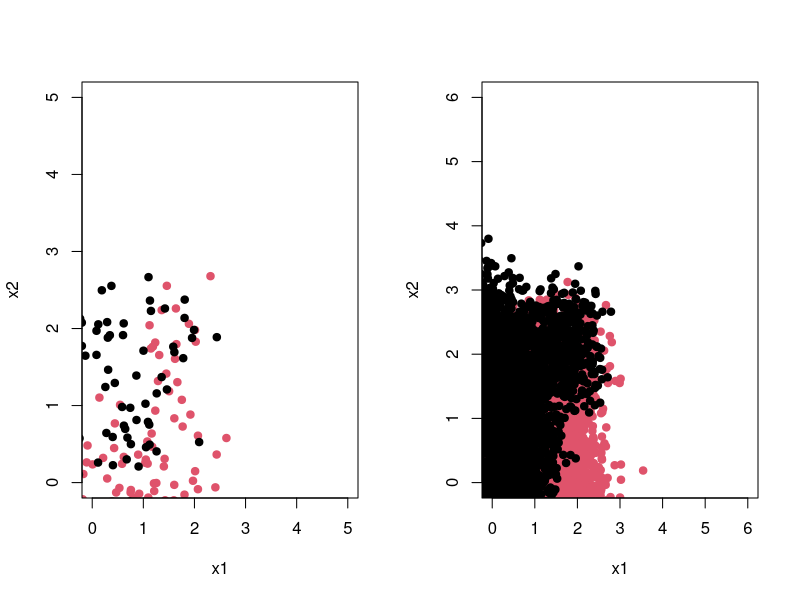
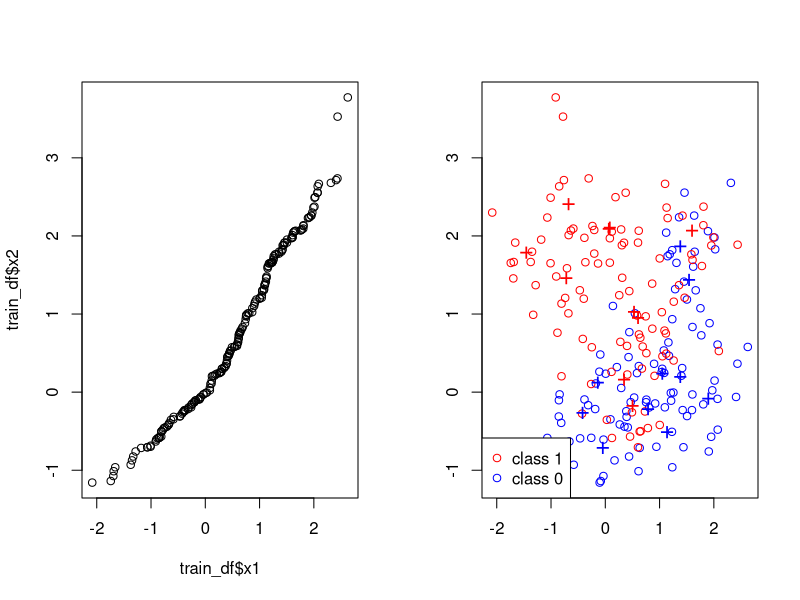
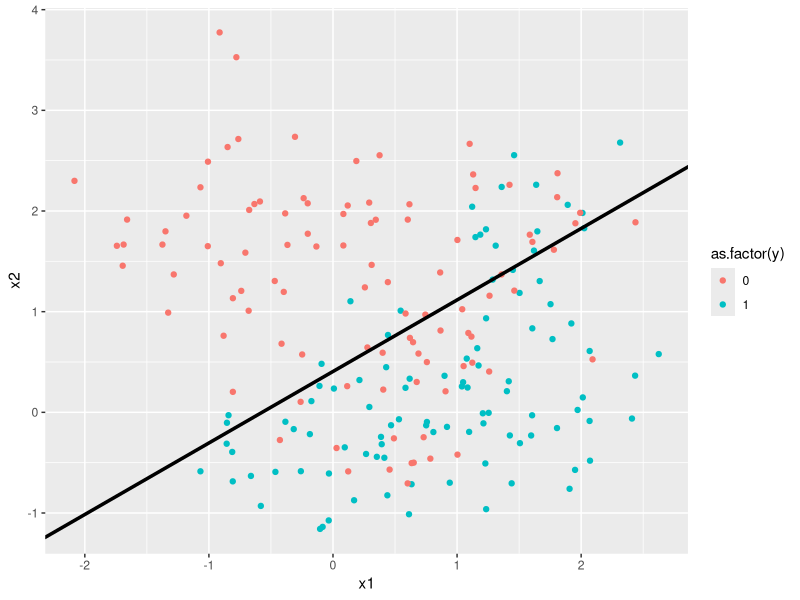

Here is the R script that generated these plots, in order:
## ---- chunk 1
options(scipen = 1, digits = 4, width = 80, fig.align = "center")
library(class)
library(ggplot2)
## ---- chunk 2
set.seed(8742)
centers = 10; # number of centers
p = 2;      
sd = 1;  # sd for generating the centers within each class
m1 = matrix(rnorm(centers*p), centers, p)*sd + cbind( rep(1,centers), rep(0,centers));
m0 = matrix(rnorm(centers*p), centers, p)*sd + cbind( rep(0,centers), rep(1,centers));

## ---- chunk 3
generate_sim_data= function(centers = 10, n = 100, p = 2, sd = sqrt(1/5) ) {
  # Randomly allocate the n samples for class 1  to the 10 clusters
  id1 = sample(1:centers, n, replace = TRUE);
  # Randomly allocate the n samples for class 1 to the 10 clusters
  id0 = sample(1:centers, n, replace = TRUE);  
  matrix(rnorm(2*n*p), 2*n, p)*sd + rbind(m1[id1,], m0[id0,])
}
## ---- chunk 4
n = 100
train_data = generate_sim_data()
cl_train = factor(c(rep(1,n), rep(0,n)))
train_df = data.frame(train_data)
train_df$y = c(c(rep(1,n), rep(0,n)))
colnames(train_df) = c("x1","x2","y")
## ---- chunk 5
N = 5000
test_data = generate_sim_data(n = N)
cl_test = factor(c(rep(1,N), rep(0,N)))
test_df = data.frame(test_data)
test_df$y = cl_test
colnames(test_df) = c("x1","x2","y")
## ---- chunk 6
par(mfrow = c(1,2))
plot(x2 ~ x1, col = cl_train, data = train_df,
     ylim = c(0, 5), xlim = c(0, 5), pch = 20, cex = 1.5)
plot(x2 ~ x1, col = cl_test, data = test_df,
     ylim = c(0, 6), xlim = c(0, 6), pch = 20, cex = 1.5)
qqplot(train_df$x1,train_df$x2,plot.it = TRUE)
## ---- chunk 7
plot(train_data[, 1], train_data[, 2], type = "n", xlab = "", ylab = "")

points(train_data[1:n, 1], train_data[1:n, 2], col = "blue");
points(train_data[(n+1):(2*n), 1], train_data[(n+1):(2*n), 2], col="red"); 

points(m1[1:10, 1], m1[1:10, 2], pch="+", cex=1.5, col="blue");    
points(m0[1:10, 1], m0[1:10, 2], pch="+", cex=1.5, col="red");   

legend("bottomleft", pch = c(1,1), col = c("red", "blue"), 
       legend = c("class 1", "class 0"))
## ---- chunk 8
lm_fit = lm(y ~ ., data = train_df)
lm_pred_cl_train = as.numeric(lm_fit$fitted > 0.5)
paste("Train Error with Linear Regression Model:",mean(train_df$y != lm_pred_cl_train))
paste("Test Error with Linear Regression Model:",round(mean(ifelse(predict(lm_fit, newdata = test_df, interval = "prediction") > 0.5, 1, 0) != test_df$y),4))
## ---- chunk 9
ggplot(data = train_df, aes(x = x1, y = x2, color = as.factor(y))) + 
    geom_point() + geom_abline(slope = -lm_fit$coefficients[2]/lm_fit$coefficients[3], 
    intercept = (0.5 - lm_fit$coefficients[1])/lm_fit$coefficients[3], 
    size = 1.2)
## ---- chunk 10
quad_fit = lm(y ~ x1 + x2 + I(x1*x2) + I(x1^2) + I(x2^2), data = train_df)
lm_pred_cl_train = as.numeric(quad_fit$fitted > 0.5)
paste("Train Error with Quadratic Model:",mean(train_df$y != lm_pred_cl_train))
paste("Test Error with Quadratic Model:",round(mean(ifelse(predict(quad_fit, newdata = test_df, interval = "prediction") > 0.5, 1, 0) != test_df$y),4))
## ---- chunk 11
set.seed(8742)
dataSet = rbind(train_df,test_df)
dataSet = dataSet[sample(nrow(train_df)),]
foldNum = 10
cvKNNAveErrorRate=function(K,dataSet,foldSize,foldNum) {
  error = 0
  for (runId in 1:foldNum) {
      testSetIndex = ((runId - 1) * foldSize + 1):(ifelse(runId == 
          foldNum, nrow(dataSet), runId * foldSize))
      trainX = dataSet[-testSetIndex, c("x1", "x2")]
      trainY = as.factor(dataSet[-testSetIndex, ]$y)
      testX = dataSet[testSetIndex, c("x1", "x2")]
      testY = as.factor(dataSet[testSetIndex, ]$y)
      predictY = knn(trainX, testX, trainY, K)
      error = error + sum(predictY != testY)
  }
  error = error/nrow(dataSet)
  error
}

cvKNN = function(dataSet, foldNum) {
    foldSize = floor(nrow(dataSet)/foldNum)
    KVector = seq(1, (nrow(dataSet) - foldSize), 2)
    cvKNNAveErrorRates = sapply(KVector, cvKNNAveErrorRate, dataSet, 
        foldSize, foldNum)
    result = list()
    result$bestK = max(KVector[cvKNNAveErrorRates == min(cvKNNAveErrorRates)])
    bestK_index = which(KVector %in% c(result$bestK))
    result$cvError = cvKNNAveErrorRates[bestK_index]
    result
}

cvKNN(dataSet,foldNum)

## ---- chunk 12
# bayes error
mixedModelBayes=function(x){
  sum(exp(-apply((t(m1)-x)^2, 2, sum)*5/2))/sum(exp(-apply((t(m0)-x)^2, 2, sum)*5/2))
}


cl_test_pred_Bayes = apply(test_data, 1, mixedModelBayes)
cl_test_pred_Bayes = as.numeric(cl_test_pred_Bayes > 1);
table(cl_test, cl_test_pred_Bayes); 
test.err.Bayes = sum(cl_test !=  cl_test_pred_Bayes) / (2*N)
print(test.err.Bayes)
